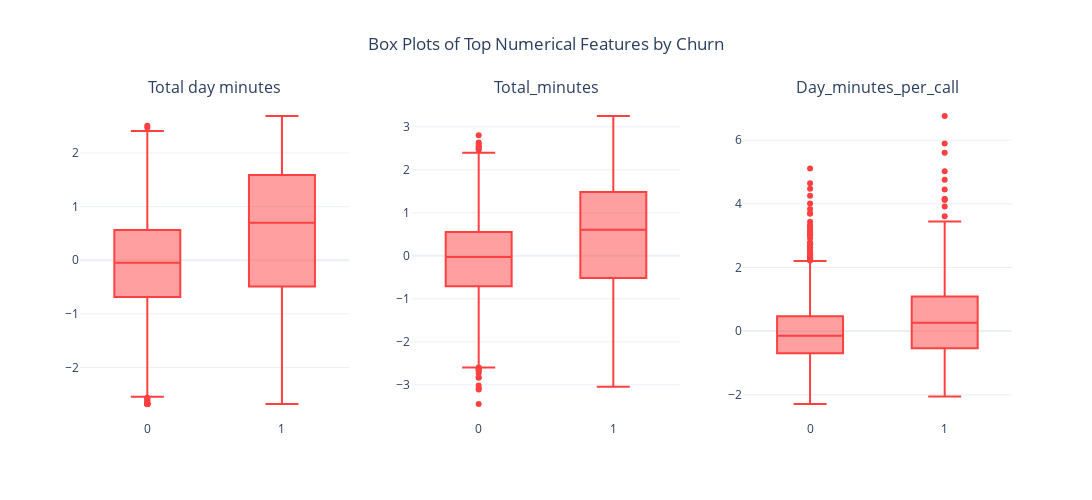

Here is the notebook cell this chart was saved with:
### Markdown cell above
# ========================
# 3. Data Visualization
# ========================

### Code cell
# Box plot: Numerical features by Churn
if numerical_cols:
    top_n_features = importances[numerical_cols].sort_values(ascending=False).index[:3].tolist()  # Top 3 numerical features
    box_fig = make_subplots(rows=1, cols=len(top_n_features), subplot_titles=top_n_features)
    for i, feature in enumerate(top_n_features, 1):
        box_fig.add_trace(
            go.Box(x=df_selected['Churn'], y=df_selected[feature], marker_color=colors[True], showlegend=False),
            row=1, col=i
        )
    box_fig.update_layout(
        title_text="Box Plots of Top Numerical Features by Churn", title_x=0.5,
        template="plotly_white", height=500, width=1200
    )
    box_fig.show()
    box_fig.write_html(os.path.join(output_dir_viz, "box_plots.html"))
    print(f"Box plots saved: {os.path.join(output_dir_viz, 'box_plots.html')}")

# Correlation heatmap for numerical features
if numerical_cols:
    corr_matrix = df_selected[numerical_cols].corr()
    heatmap_fig = px.imshow(
        corr_matrix, text_auto=".2f", color_continuous_scale="RdBu_r",
        title="Correlation Heatmap of Numerical Features"
    )
    heatmap_fig.update_layout(height=600, width=800, title_x=0.5, template="plotly_white")
    heatmap_fig.show()
    heatmap_fig.write_html(os.path.join(output_dir_viz, "correlation_heatmap.html"))
    print(f"Correlation heatmap saved: {os.path.join(output_dir_viz, 'correlation_heatmap.html')}")

# Scatter plot: Top two numerical features by Churn
if len(numerical_cols) >= 2:
    top_two_features = importances[numerical_cols].sort_values(ascending=False).index[:2].tolist()
    scatter_fig = px.scatter(
        df_selected, x=top_two_features[0], y=top_two_features[1], color="Churn",
        color_discrete_map=colors, title=f"Scatter Plot: {top_two_features[0]} vs {top_two_features[1]} by Churn",
        opacity=0.6
    )
    scatter_fig.update_layout(template="plotly_white", height=600, width=800, title_x=0.5)
    scatter_fig.show()
    scatter_fig.write_html(os.path.join(output_dir_viz, "scatter_plot.html"))
    print(f"Scatter plot saved: {os.path.join(output_dir_viz, 'scatter_plot.html')}")
else:
    print("Not enough numerical features for scatter plot.")

### Figure 1 — Plotly figure (JSON) as saved in the notebook; plotly's stock layout.template omitted (floating-point values rounded to 4 significant figures; data arrays with more than 128 entries replaced by an {"elided": "..."} marker saying what was removed)
{"data": [{"marker": {"color": "#ff4040"}, "showlegend": false, "type": "box", "x": {"elided": "3333 int values"}, "xaxis": "x", "y": {"elided": "3333 float values"}, "yaxis": "y"}, {"marker": {"color": "#ff4040"}, "showlegend": false, "type": "box", "x": {"elided": "3333 int values"}, "xaxis": "x2", "y": {"elided": "3333 float values"}, "yaxis": "y2"}, {"marker": {"color": "#ff4040"}, "showlegend": false, "type": "box", "x": {"elided": "3333 int values"}, "xaxis": "x3", "y": {"elided": "3333 float values"}, "yaxis": "y3"}], "layout": {"annotations": [{"font": {"size": 16}, "showarrow": false, "text": "Total day minutes", "x": 0.1444, "xanchor": "center", "xref": "paper", "y": 1, "yanchor": "bottom", "yref": "paper"}, {"font": {"size": 16}, "showarrow": false, "text": "Total_minutes", "x": 0.5, "xanchor": "center", "xref": "paper", "y": 1, "yanchor": "bottom", "yref": "paper"}, {"font": {"size": 16}, "showarrow": false, "text": "Day_minutes_per_call", "x": 0.8556, "xanchor": "center", "xref": "paper", "y": 1, "yanchor": "bottom", "yref": "paper"}], "height": 500, "title": {"text": "Box Plots of Top Numerical Features by Churn", "x": 0.5}, "width": 1200, "xaxis": {"anchor": "y", "domain": [0, 0.2889]}, "xaxis2": {"anchor": "y2", "domain": [0.3556, 0.6444]}, "xaxis3": {"anchor": "y3", "domain": [0.7111, 1]}, "yaxis": {"anchor": "x", "domain": [0, 1]}, "yaxis2": {"anchor": "x2", "domain": [0, 1]}, "yaxis3": {"anchor": "x3", "domain": [0, 1]}}}
